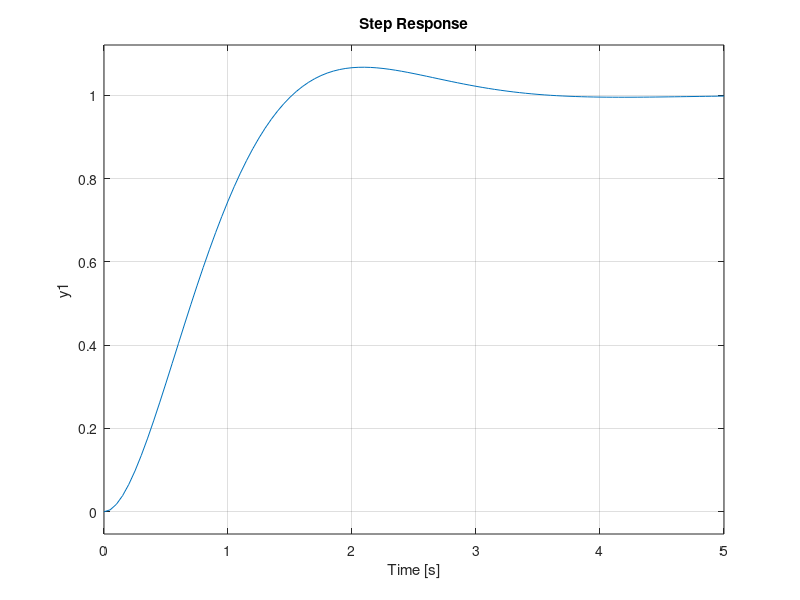

Recreate this plot in MATLAB.
suprareglaj = 0.0675;
tita = -log(suprareglaj)/sqrt(log(suprareglaj)^2+pi^2)
tr = 3.1;
wn = 4/tr/tita
cv = wn/2/tita
dwb = wn*sqrt(1-2*tita+sqrt(2-4*tita^2+4*tita^4))
kf = 2;
Tf = 2;
Hi = tf([Tf,1],[1/2/tita/wn,1])
kp = wn/2/tita/kf
Hc = kp * Hi
Ho = tf(wn^2,[1,2*tita*wn,wn^2])
step(Ho)
